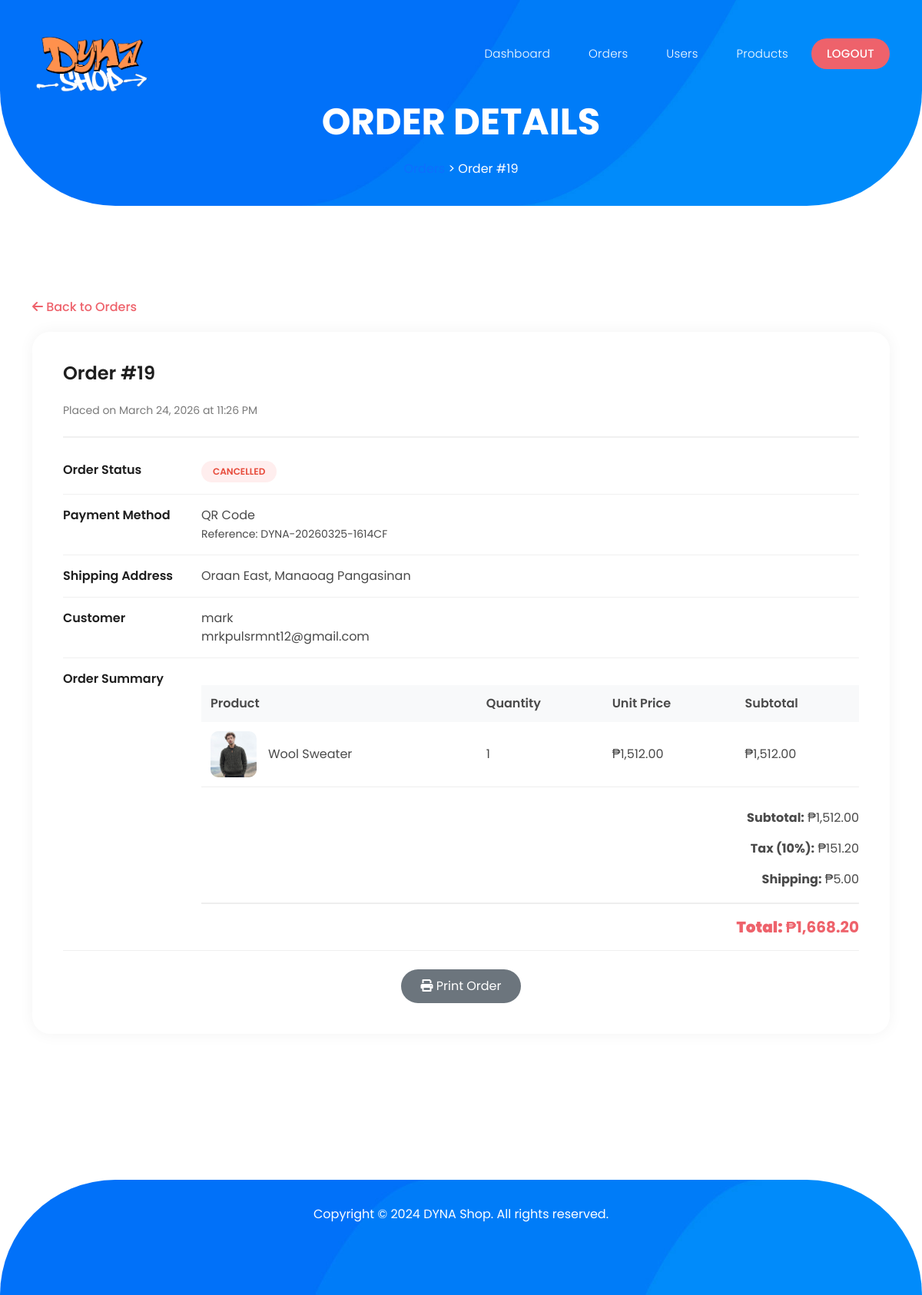
The app's page /order-details.php?id=19 (signed in) with its own data.
### tables this page shows
CREATE TABLE `orders` (
  `order_id` int(11) NOT NULL,
  `user_id` int(11) NOT NULL,
  `subtotal` decimal(10,2) NOT NULL,
  `tax` decimal(10,2) NOT NULL,
  `shipping` decimal(10,2) NOT NULL,
  `total_amount` decimal(10,2) NOT NULL,
  `shipping_address` varchar(255) DEFAULT NULL,
  `payment_method` varchar(50) NOT NULL,
  `reference_number` varchar(100) NOT NULL,
  `order_date` timestamp NOT NULL DEFAULT current_timestamp(),
  `status` varchar(50) DEFAULT 'pending',
  `tracking_number` varchar(100) DEFAULT NULL
);

CREATE TABLE `users` (
  `user_id` int(11) NOT NULL,
  `username` varchar(50) NOT NULL,
  `password_hash` varchar(255) NOT NULL,
  `email` varchar(100) DEFAULT NULL,
  `address` varchar(255) DEFAULT NULL,
  `created_at` timestamp NOT NULL DEFAULT current_timestamp()
);

CREATE TABLE `order_items` (
  `item_id` int(11) NOT NULL,
  `order_id` int(11) NOT NULL,
  `product_id` int(11) NOT NULL,
  `quantity` int(11) NOT NULL,
  `price` decimal(10,2) NOT NULL
);

CREATE TABLE `products` (
  `product_id` int(11) NOT NULL,
  `name` varchar(100) DEFAULT NULL,
  `category` varchar(50) DEFAULT NULL,
  `original_price` decimal(10,2) DEFAULT NULL,
  `discounted_price` decimal(10,2) DEFAULT NULL,
  `image_url` varchar(255) DEFAULT NULL,
  `filter_tags` varchar(50) DEFAULT NULL,
  `product_link` varchar(255) DEFAULT NULL
);

### order-details.php (the view, shortened to what this page needs)
<?php
$conn = new mysqli('localhost', 'root', '', 'dyna_shop');
$order_id = isset($_GET['id']) ? intval($_GET['id']) : 0;
$is_admin = isset($_SESSION['user_type']) && $_SESSION['user_type'] === 'admin';
$order_query = "
    SELECT o.*, u.username, u.email, u.address
    FROM orders o
    JOIN users u ON o.user_id = u.user_id
    WHERE o.order_id = ?
";
$order_stmt = $conn->prepare($order_query);
$order_stmt->bind_param("i", $order_id);
$order_stmt->execute();
$order_result = $order_stmt->get_result();
$order = $order_result->fetch_assoc();
$items_query = "
    SELECT oi.*, p.name as product_name, p.image_url
    FROM order_items oi
    JOIN products p ON oi.product_id = p.product_id
    WHERE oi.order_id = ?
";
$items_stmt = $conn->prepare($items_query);
$items_stmt->bind_param("i", $order_id);
$items_stmt->execute();
$items_result = $items_stmt->get_result();
$order_items = [];
while ($item = $items_result->fetch_assoc()) {
    $order_items[] = $item;
}
?>
<!DOCTYPE html>
<html lang="en">
<head>
    <link href="vendor/bootstrap/css/bootstrap.min.css" rel="stylesheet">
    <link rel="stylesheet" href="assets/css/fontawesome.css">
    <link rel="stylesheet" href="assets/css/templatemo-lugx-gaming.css">
    <link rel="stylesheet" href="assets/css/owl.css">
    <link rel="stylesheet" href="assets/css/animate.css">
    <link rel="stylesheet" href="https://unpkg.com/swiper@7/swiper-bundle.min.css"/>
    <link rel="stylesheet" href="assets/css/admin.css">
</head>
<body>
    <header class="header-area header-sticky">
        <div class="container">
            <div class="row">
                <div class="col-12">
                    <nav class="main-nav">
                        <a href="<?php echo $is_admin ? 'admin_dashboard.php' : 'home.php'; ?>" class="logo">
                            <img src="assets/images/Logo.png" alt="" style="width: 158px;">
                        </a>
                        <ul class="nav">
                            <?php if ($is_admin): ?>
                                <li><a href="admin_dashboard.php">Dashboard</a></li>
                                <li><a href="admin_orders.php">Orders</a></li>
                                <li><a href="admin_users.php">Users</a></li>
                                <li><a href="admin_products.php">Products</a></li>
                                <li><a href="admin_logout.php">Logout</a></li>
                            <?php endif; ?>
                        </ul>
                    </nav>
                </div>
            </div>
        </div>
    </header>
    <div class="page-heading-1 header-text">
        <div class="container">
            <div class="row">
                <div class="col-lg-12">
                    <h3>Order Details</h3>
                    <span class="breadcrumb">
                        <a href="<?php echo $is_admin ? 'admin_orders.php' : 'my_orders.php'; ?>">Orders</a> > Order #<?php echo $order['order_id']; ?>
                    </span>
                </div>
            </div>
        </div>
    </div>
    <div class="single-product section">
        <div class="container">
            <div class="row">
                <div class="col-lg-12">
                    <a href="<?php echo $is_admin ? 'admin_orders.php' : 'my_orders.php'; ?>" class="back-link">
                        <i class="fa fa-arrow-left"></i> Back to Orders
                    </a>
                </div>
            </div>
            <div class="row">
                <div class="col-lg-12">
                    <div class="order-summary">
                        <div class="order-header">
                            <h4>Order #<?php echo $order['order_id']; ?></h4>
                            <p>Placed on <?php echo date('F j, Y \a\t g:i A', strtotime($order['order_date'])); ?></p>
                        </div>
                        <div class="order-detail-row">
                            <div class="order-detail-label">Order Status</div>
                            <div class="order-detail-value">
                                <span class="status-badge status-<?php echo $order['status']; ?>">
                                    <?php echo ucfirst($order['status']); ?>
                                </span>
                            </div>
                        </div>
                        <div class="order-detail-row">
                            <div class="order-detail-label">Payment Method</div>
                            <div class="order-detail-value">
                                <?php echo ucfirst(str_replace('_', ' ', $order['payment_method'])); ?>
                                <?php if ($order['reference_number']): ?>
                                    <br><small>Reference: <?php echo htmlspecialchars($order['reference_number']); ?></small>
                                <?php endif; ?>
                            </div>
                        </div>
                        <div class="order-detail-row">
                            <div class="order-detail-label">Shipping Address</div>
                            <div class="order-detail-value">
                                <?php echo nl2br(htmlspecialchars($order['address'])); ?>
                            </div>
                        </div>
                        <div class="order-detail-row">
                            <div class="order-detail-label">Customer</div>
                            <div class="order-detail-value">
                                <?php echo htmlspecialchars($order['username']); ?><br>
                                <?php echo htmlspecialchars($order['email']); ?>
                            </div>
                        </div>
                        <div class="order-detail-row">
                            <div class="order-detail-label">Order Summary</div>
                            <div class="order-detail-value">
                                <table class="items-table">
                                    <thead>
                                        <tr>
                                            <th>Product</th>
                                            <th>Quantity</th>
                                            <th>Unit Price</th>
                                            <th>Subtotal</th>
                                        </thead>
                                    <tbody>
                                        <?php foreach ($order_items as $item): ?>
                                        <tr>
                                            <td>
                                                <div style="display: flex; align-items: center;">
                                                    <img src="<?php echo htmlspecialchars($item['image_url']); ?>" alt="<?php echo htmlspecialchars($item['product_name']); ?>">
                                                    <?php echo htmlspecialchars($item['product_name']); ?>
                                                </div>
                                            </td>
                                            <td><?php echo $item['quantity']; ?></td>
                                            <td>₱<?php echo number_format($item['price'], 2); ?></td>
                                            <td>₱<?php echo number_format($item['price'] * $item['quantity'], 2); ?></td>
                                        </tr>
                                        <?php endforeach; ?>
                                    </tbody>
                                </table>
                                <div class="totals">
                                    <div class="total-line">
                                        <strong>Subtotal:</strong> ₱<?php echo number_format($order['subtotal'], 2); ?>
                                    </div>
                                    <div class="total-line">
                                        <strong>Tax (10%):</strong> ₱<?php echo number_format($order['tax'], 2); ?>
                                    </div>
                                    <div class="total-line">
                                        <strong>Shipping:</strong> ₱<?php echo number_format($order['shipping'], 2); ?>
                                    </div>
                                    <div class="grand-total">
                                        <strong>Total:</strong> ₱<?php echo number_format($order['total_amount'], 2); ?>
                                    </div>
                                </div>
                            </div>
                        </div>
                        <div class="text-center mt-4">
                            <button onclick="window.print()" class="btn-print">
                                <i class="fa fa-print"></i> Print Order
                            </button>
                        </div>
                    </div>
                </div>
            </div>
        </div>
    </div>
    <footer>
        <div class="container">
            <div class="col-lg-12">
                <p>Copyright © 2024 DYNA Shop. All rights reserved.</p>
            </div>
        </div>
    </footer>
</body>
</html>

### assets/css/templatemo-lugx-gaming.css (style rules this page uses)
html, body, div, span, applet, object, iframe, h1, h2, h3, h4, h5, h6, p, blockquote, div pre, a, abbr, acronym, address, big, cite, code, del, dfn, em, font, img, ins, kbd, q, s, samp, small, strike, strong, sub, sup, tt, var, b, u, i, center, dl, dt, dd, ol, ul, li, figure, header, nav, section, article, aside, footer, figcaption { margin: 0; padding: 0; border: 0; outline: 0; }
ul, li { padding: 0; margin: 0; list-style: none; }
header, nav, section, article, aside, footer, hgroup { display: block; }
* { box-sizing: border-box; }
html, body { font-family: 'Poppins', sans-serif; -ms-text-size-adjust: 100%; -webkit-font-smoothing: antialiased; -moz-osx-font-smoothing: grayscale; }
a { text-decoration: none !important; }
h1, h2, h3, h4, h5, h6 { color: #1e1e1e; margin-top: 0px; margin-bottom: 0px; font-weight: 700; }
ul { margin-bottom: 0px; }
p { font-size: 14px; line-height: 28px; color: #4a4a4a; }
img { width: 100%; overflow: hidden; }
html, body { font-family: 'Poppins', sans-serif; }
.section { margin-top: 120px; }
.header-area { position: absolute; background-color: transparent; top: 40px; left: 0; right: 0; z-index: 100; -webkit-transition: all .5s ease 0s; -moz-transition: all .5s ease 0s; -o-transition: all .5s ease 0s; transition: all .5s ease 0s; }
.header-area .main-nav { background: transparent; display: flex; }
.header-area .main-nav .logo { -webkit-transition: all 0.3s ease 0s; -moz-transition: all 0.3s ease 0s; -o-transition: all 0.3s ease 0s; transition: all 0.3s ease 0s; display: inline-block; }
.header-area .main-nav ul.nav { border-radius: 0px 0px 25px 25px; flex-basis: 100%; margin-top: 10px; justify-content: right; -webkit-transition: all 0.3s ease 0s; -moz-transition: all 0.3s ease 0s; -o-transition: all 0.3s ease 0s; transition: all 0.3s ease 0s; position: relative; z-index: 999; }
.header-area .main-nav .nav li:last-child { padding-right: 0px; }
.header-area .main-nav .nav li { padding-left: 10px; padding-right: 10px; height: 40px; line-height: 40px; }
.header-area .main-nav .nav li a { display: block; padding-left: 20px; padding-right: 20px; border-radius: 20px; font-weight: 300; font-size: 15px; height: 40px; line-height: 40px; text-transform: capitalize; color: #fff; -webkit-transition: all 0.4s ease 0s; -moz-transition: all 0.4s ease 0s; -o-transition: all 0.4s ease 0s; transition: all 0.4s ease 0s; border: transparent; letter-spacing: .25px; }
.header-area .main-nav .nav li:last-child a { background-color: #ee626b; text-transform: uppercase; font-weight: 500; }
@media (max-width: 1200px) { .header-area .main-nav .nav li { padding-left: 5px; padding-right: 5px; } }
footer { margin-top: 150px; background-color: #0071f8; background-repeat: no-repeat; background-size: cover; background-image: url(../images/footer-bg.jpg); min-height: 150px; border-radius: 150px 150px 0px 0px; }
footer p { text-align: center; line-height: 90px; color: #fff; font-size: 16px; font-weight: 400; }
.page-heading-1 { background-image: url(../images/page-heading-bg.jpg); border-radius: 0px 0px 150px 150px; background-position: center bottom; background-repeat: no-repeat; background-size: cover; padding: 150px 0px 50px 0px; text-align: center; }
.single-product h4 { font-size: 27px; margin-bottom: 20px; }
.single-product p { margin-top: 50px; margin-bottom: 60px; }
body { overflow-x: hidden; }

### assets/css/admin.css (style rules this page uses)
.status-badge { display: inline-block; padding: 4px 12px; border-radius: 20px; font-size: 12px; font-weight: 500; }
.status-cancelled { background: #fee; color: #e74c3c; }
.page-heading-1 { background-image: url(../images/page-heading-bg.jpg); border-radius: 0px 0px 150px 150px; background-position: center bottom; background-repeat: no-repeat; background-size: cover; padding: 110px 0px 20px 0px; text-align: center; margin-bottom: 40px; }
.page-heading-1 h3 { font-size: 48px; text-transform: uppercase; color: #fff; margin-top: 20px; position: relative; margin-bottom: 20px; }
.page-heading-1 span { display: inline-block; font-size: 16px; color: #fff; }

### records on screen
orders: order_id "19", order_date "March 24, 2026 at 11:26 PM", status "CANCELLED", payment_method "QR Code", reference_number "DYNA-20260325-1614CF", user.address "Oraan East, Manaoag Pangasinan", user.username "mark", user.email "mrkpulsrmnt12@gmail.com", subtotal "1,512.00", tax "151.20", shipping "5.00", total_amount "1,668.20"
order_items: product.image_url (picture), product.name "Wool Sweater", quantity "1", price "1,512.00", $item['price'] * $item['quantity'] "1,512.00"
